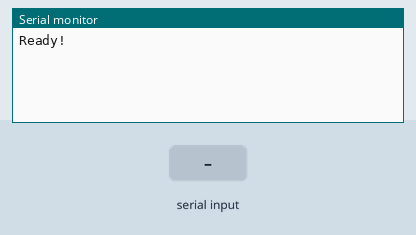
Simulated run of this sketch. Board: Arduino Uno, built with avr-gcc and run on an emulated ATmega328P. On the bench: the last lines printed to the serial monitor. The test bench sets the inputs (shaded band).

Above: at 1.2 s.
1.3 s: "<90,45,200>" received over the second serial link
At 2.5 s:
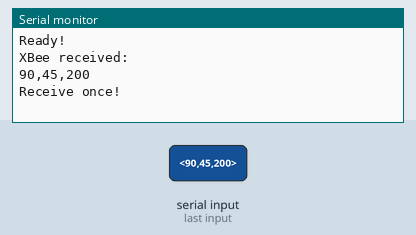
3.0 s: "<90,45>" received over the second serial link
At 3.6 s:
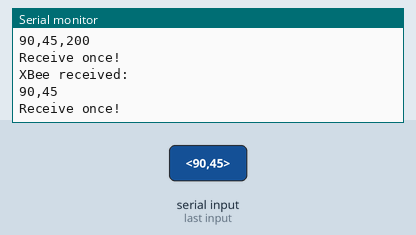
4.7 s: "<90,45,200,10>" received over the second serial link
At 6.1 s:
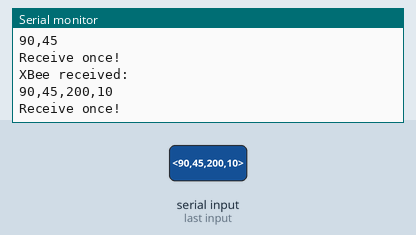
6.4 s: "<100>" received over the second serial link
At 7.3 s:
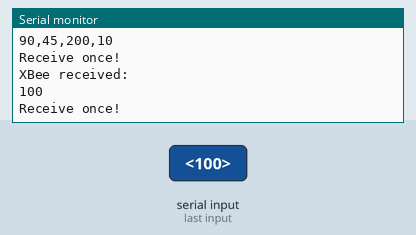
8.1 s: "<1,90>" received over the second serial link
At 9.6 s:
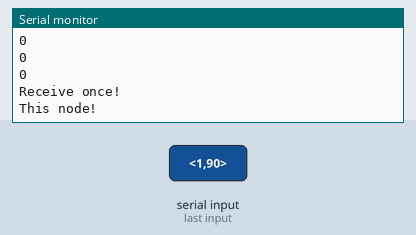

Measured:
- after the input at 1.3 s, the serial monitor: prints a new line after 0.20 s (image 1)
- after the input at 3.0 s, the serial monitor: prints a new line after 0.22 s (image 2)
- after the input at 4.7 s, the serial monitor: prints a new line after 0.22 s (image 3)
- after the input at 6.4 s, the serial monitor: prints a new line after 0.22 s (image 4)
- after the input at 8.1 s, the serial monitor: prints a new line after 0.22 s (image 5)

The sketch:

node_naive.ino
```cpp
#include <SoftwareSerial.h>
SoftwareSerial XBee(12, 13);  // RX, TX

/// variables
// general
const int this_node_ID = 1;  // Unique ID for this node
unsigned long start_time;
bool is_success;  // Bool used to determine success or failure in node
int consist_pos_counter;

// Xbee
bool started = false;  //True: Message is strated
bool ended = false;    //True: Message is finished
char incomingByte;     //Variable to store the incoming byte
char msg[100];         //Message - array
byte index;            //Index of array
// message context
int feeder_ID;            // 3: 0, 1, 2
int cmd;                  // 3: 3, 4, 5
int planned_timeout_sec;  // 4: 6, 7, 8, 9
int planned_distance;     // 4: 10, 11, 12, 13

unsigned long planned_timeout;

// setup
void setup() {
  // to computer
  Serial.begin(9600);

  // Initialize XBee
  XBee.begin(9600);  // Initialize XBee communication at 9600 baud
  drain_XBee();
  Serial.println("Ready!");
}

void loop() {
  if (XBee.available()) {
    // read message and store
    receive_XBee();
    Serial.println("Receive once!");

    // skip other node information
    if (feeder_ID != this_node_ID)
      return;
    Serial.println("This node!");

    // tracing cmd
    if (cmd == 100) {
      Serial.println("Start tracing");
      delay(5000);
      send_XBee(true);
      Serial.println("End tracing.");
    } else if (cmd == 101) {
      Serial.println("Feed!");
    }

    delay(200);
  }
}

// receive message from XBee
// <[feeder_ID, 3][cmd, 3][planned_timeout_sec, 4][planned_distance, 4]>
void receive_XBee() {
  delay(200);  // so that the giver gives the info fully
  while (XBee.available() > 0) {
    //Read the incoming byte
    incomingByte = XBee.read();
    //Start the message when the '<' symbol is received
    if (incomingByte == '<') {
      started = true;
      index = 0;
      msg[index] = '\0';  // Throw away any incomplete packet
    }
    //End the message when the '>' symbol is received
    else if (incomingByte == '>') {
      ended = true;
      break;  // Done reading - exit from while loop!
    }
    //Read the message!
    else {
      if (index < 100 - 1)  // Make sure there is room
      {
        msg[index] = incomingByte;  // Add char to array
        index++;
        msg[index] = '\0';  // Add NULL to end
      }
    }
  }

  Serial.println("XBee received:");
  Serial.println(msg);  // display it

  if (started && ended) {
    String receivedMsg(msg);
    feeder_ID = receivedMsg.substring(0, 3).toInt();
    // only process more when this is the ID
    if (feeder_ID == this_node_ID) {
      cmd = receivedMsg.substring(3, 6).toInt();
      planned_timeout_sec = receivedMsg.substring(6, 10).toInt();
      planned_distance = receivedMsg.substring(10, 14).toInt();  //mm
      planned_timeout = planned_timeout_sec * 1000;              // sec convert to msec
      Serial.println(cmd);
      Serial.println(planned_timeout_sec);
      Serial.println(planned_distance);
    }
    // reset receiver
    index = 0;
    msg[index] = '\0';
    started = false;
    ended = false;
  }
}

// drain old message from XBee
void drain_XBee() {
  while (XBee.available() > 0) {
    //Read the incoming byte
    incomingByte = XBee.read();
  }
}

// send message to XBee
// <[center_ID = 000, 3][feeder_ID, 3][is_success, 1]>
void send_XBee(bool is_success) {
  sprintf(msg, "<%03d%03d%1d>", 0, feeder_ID, is_success);
  XBee.print(msg);
  Serial.println("XBee sent:");
  Serial.println(msg);
}
```
